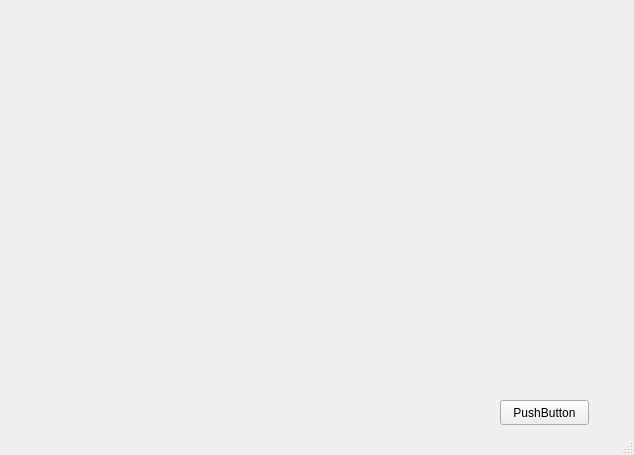
<?xml version="1.0" encoding="UTF-8"?>
<ui version="4.0">
 <class>Qchart_window</class>
 <widget class="QMainWindow" name="Qchart_window">
  <property name="geometry">
   <rect>
    <x>0</x>
    <y>0</y>
    <width>634</width>
    <height>455</height>
   </rect>
  </property>
  <property name="windowTitle">
   <string>Qchart_window</string>
  </property>
  <widget class="QWidget" name="centralwidget">
   <widget class="QCustomPlot" name="widget" native="true">
    <property name="geometry">
     <rect>
      <x>30</x>
      <y>20</y>
      <width>561</width>
      <height>361</height>
     </rect>
    </property>
   </widget>
   <widget class="QPushButton" name="pushButton">
    <property name="geometry">
     <rect>
      <x>500</x>
      <y>400</y>
      <width>89</width>
      <height>25</height>
     </rect>
    </property>
    <property name="text">
     <string>PushButton</string>
    </property>
   </widget>
  </widget>
  <widget class="QStatusBar" name="statusbar"/>
 </widget>
 <customwidgets>
  <customwidget>
   <class>QCustomPlot</class>
   <extends>QWidget</extends>
   <header>qcustomplot.h</header>
   <container>1</container>
  </customwidget>
 </customwidgets>
 <resources/>
 <connections/>
</ui>
